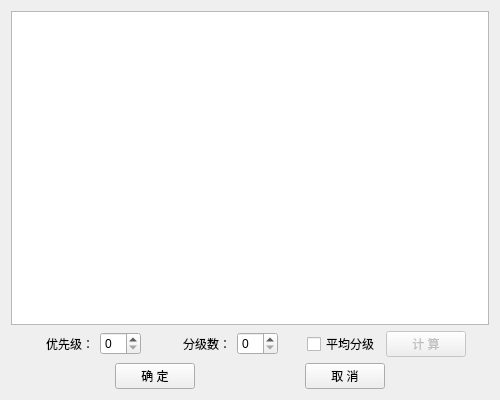
<?xml version="1.0" encoding="UTF-8"?>
<ui version="4.0">
 <class>HGradeItemDialog</class>
 <widget class="QDialog" name="HGradeItemDialog">
  <property name="geometry">
   <rect>
    <x>0</x>
    <y>0</y>
    <width>500</width>
    <height>400</height>
   </rect>
  </property>
  <property name="windowTitle">
   <string>分级编辑</string>
  </property>
  <layout class="QGridLayout" name="gridLayout">
   <item row="0" column="0">
    <widget class="HEntireTableWidget" name="tableWidget">
     <property name="editTriggers">
      <set>QAbstractItemView::AnyKeyPressed|QAbstractItemView::DoubleClicked|QAbstractItemView::EditKeyPressed|QAbstractItemView::SelectedClicked</set>
     </property>
     <attribute name="horizontalHeaderMinimumSectionSize">
      <number>100</number>
     </attribute>
    </widget>
   </item>
   <item row="1" column="0">
    <layout class="QHBoxLayout" name="horizontalLayout_2">
     <item>
      <spacer name="horizontalSpacer_01">
       <property name="orientation">
        <enum>Qt::Horizontal</enum>
       </property>
       <property name="sizeHint" stdset="0">
        <size>
         <width>0</width>
         <height>20</height>
        </size>
       </property>
      </spacer>
     </item>
     <item>
      <widget class="QLabel" name="label_01">
       <property name="minimumSize">
        <size>
         <width>60</width>
         <height>24</height>
        </size>
       </property>
       <property name="text">
        <string>优先级：</string>
       </property>
       <property name="scaledContents">
        <bool>false</bool>
       </property>
       <property name="alignment">
        <set>Qt::AlignRight|Qt::AlignTrailing|Qt::AlignVCenter</set>
       </property>
       <property name="buddy">
        <cstring>spinBox_01</cstring>
       </property>
      </widget>
     </item>
     <item>
      <widget class="QSpinBox" name="spinBox_01"/>
     </item>
     <item>
      <spacer name="horizontalSpacer_02">
       <property name="orientation">
        <enum>Qt::Horizontal</enum>
       </property>
       <property name="sizeHint" stdset="0">
        <size>
         <width>20</width>
         <height>20</height>
        </size>
       </property>
      </spacer>
     </item>
     <item>
      <widget class="QLabel" name="label_02">
       <property name="minimumSize">
        <size>
         <width>60</width>
         <height>24</height>
        </size>
       </property>
       <property name="text">
        <string>分级数：</string>
       </property>
       <property name="scaledContents">
        <bool>false</bool>
       </property>
       <property name="alignment">
        <set>Qt::AlignRight|Qt::AlignTrailing|Qt::AlignVCenter</set>
       </property>
       <property name="buddy">
        <cstring>spinBox_02</cstring>
       </property>
      </widget>
     </item>
     <item>
      <widget class="QSpinBox" name="spinBox_02"/>
     </item>
     <item>
      <spacer name="horizontalSpacer_03">
       <property name="orientation">
        <enum>Qt::Horizontal</enum>
       </property>
       <property name="sizeHint" stdset="0">
        <size>
         <width>20</width>
         <height>20</height>
        </size>
       </property>
      </spacer>
     </item>
     <item>
      <widget class="QCheckBox" name="checkBox_01">
       <property name="text">
        <string>平均分级</string>
       </property>
      </widget>
     </item>
     <item>
      <widget class="QPushButton" name="pushButton_01">
       <property name="enabled">
        <bool>false</bool>
       </property>
       <property name="text">
        <string>计 算</string>
       </property>
      </widget>
     </item>
     <item>
      <spacer name="horizontalSpacer_09">
       <property name="orientation">
        <enum>Qt::Horizontal</enum>
       </property>
       <property name="sizeHint" stdset="0">
        <size>
         <width>0</width>
         <height>20</height>
        </size>
       </property>
      </spacer>
     </item>
    </layout>
   </item>
   <item row="2" column="0">
    <layout class="QHBoxLayout" name="horizontalLayout">
     <item>
      <spacer name="horizontalSpacer_11">
       <property name="orientation">
        <enum>Qt::Horizontal</enum>
       </property>
       <property name="sizeHint" stdset="0">
        <size>
         <width>20</width>
         <height>20</height>
        </size>
       </property>
      </spacer>
     </item>
     <item>
      <widget class="QPushButton" name="pushButton_11">
       <property name="text">
        <string>确 定</string>
       </property>
      </widget>
     </item>
     <item>
      <spacer name="horizontalSpacer_13">
       <property name="orientation">
        <enum>Qt::Horizontal</enum>
       </property>
       <property name="sizeHint" stdset="0">
        <size>
         <width>40</width>
         <height>20</height>
        </size>
       </property>
      </spacer>
     </item>
     <item>
      <widget class="QPushButton" name="pushButton_12">
       <property name="text">
        <string>取 消</string>
       </property>
      </widget>
     </item>
     <item>
      <spacer name="horizontalSpacer_19">
       <property name="orientation">
        <enum>Qt::Horizontal</enum>
       </property>
       <property name="sizeHint" stdset="0">
        <size>
         <width>20</width>
         <height>20</height>
        </size>
       </property>
      </spacer>
     </item>
    </layout>
   </item>
  </layout>
 </widget>
 <customwidgets>
  <customwidget>
   <class>HEntireTableWidget</class>
   <extends>QTableWidget</extends>
   <header>HePlugin/HEntireTableWidget.h</header>
  </customwidget>
 </customwidgets>
 <resources/>
 <connections>
  <connection>
   <sender>pushButton_11</sender>
   <signal>clicked()</signal>
   <receiver>HGradeItemDialog</receiver>
   <slot>accept()</slot>
   <hints>
    <hint type="sourcelabel">
     <x>148</x>
     <y>326</y>
    </hint>
    <hint type="destinationlabel">
     <x>202</x>
     <y>324</y>
    </hint>
   </hints>
  </connection>
  <connection>
   <sender>pushButton_12</sender>
   <signal>clicked()</signal>
   <receiver>HGradeItemDialog</receiver>
   <slot>reject()</slot>
   <hints>
    <hint type="sourcelabel">
     <x>332</x>
     <y>323</y>
    </hint>
    <hint type="destinationlabel">
     <x>396</x>
     <y>327</y>
    </hint>
   </hints>
  </connection>
 </connections>
</ui>
